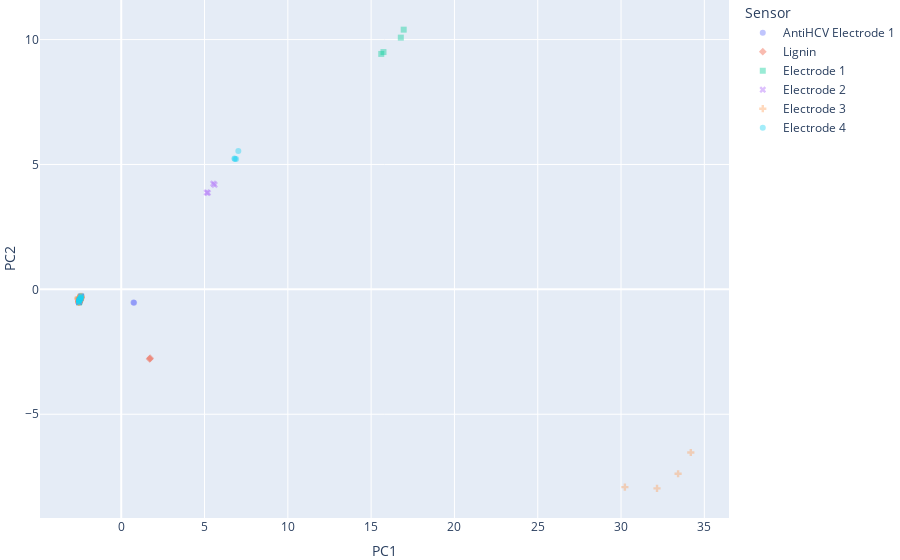

The notebook cell saved with this chart:
### Code cell
# 4.1 Customize 3D Scatter Plot

fig = px.scatter(df_scores, x='PC1', y='PC2', color='Sensor', symbol='Sensor', opacity=0.4)

# tight layout
fig.update_layout(margin=dict(l=0, r=0, b=0, t=0)) # left, right, bottom, top with zero margin

fig.show()

# https://plotly.com/python/templates/
# fig.update_layout(template='plotly_white')
# plotly, plotly_white, plotly_dark, ggplot2, seaborn, simple_white, none

### Figure 1 — Plotly figure (JSON) as saved in the notebook; plotly's stock layout.template omitted (floating-point values rounded to 4 significant figures)
{"data": [{"hovertemplate": "Sensor=AntiHCV Electrode 1<br>PC1=%{x}<br>PC2=%{y}<extra></extra>", "legendgroup": "AntiHCV Electrode 1", "marker": {"color": "#636efa", "opacity": 0.4, "symbol": "circle"}, "mode": "markers", "name": "AntiHCV Electrode 1", "orientation": "v", "showlegend": true, "type": "scatter", "x": [-2.544, -2.542, -2.527, -2.526, -2.496, -2.494, -2.471, -2.469, 0.7348, 0.7709, -2.42, -2.419], "xaxis": "x", "y": [-0.4977, -0.493, -0.4508, -0.4458, -0.4257, -0.4209, -0.3912, -0.3865, -0.5215, -0.5406, -0.3224, -0.3177], "yaxis": "y"}, {"hovertemplate": "Sensor=Lignin<br>PC1=%{x}<br>PC2=%{y}<extra></extra>", "legendgroup": "Lignin", "marker": {"color": "#EF553B", "opacity": 0.4, "symbol": "diamond"}, "mode": "markers", "name": "Lignin", "orientation": "v", "showlegend": true, "type": "scatter", "x": [-2.542, -2.541, -2.535, -2.534, -2.496, -2.494, -2.471, -2.469, 1.735, 1.702, -2.42, -2.419], "xaxis": "x", "y": [-0.4996, -0.4946, -0.4395, -0.4349, -0.4257, -0.4209, -0.3912, -0.3865, -2.759, -2.786, -0.3224, -0.3177], "yaxis": "y"}, {"hovertemplate": "Sensor=Electrode 1<br>PC1=%{x}<br>PC2=%{y}<extra></extra>", "legendgroup": "Electrode 1", "marker": {"color": "#00cc96", "opacity": 0.4, "symbol": "square"}, "mode": "markers", "name": "Electrode 1", "orientation": "v", "showlegend": true, "type": "scatter", "x": [-2.53, -2.53, -2.529, -2.516, -2.531, -2.531, -2.53, -2.517, -2.496, -2.496, -2.494, -2.482, -2.471, -2.471, -2.469, -2.457, 16.78, 15.61, 15.74, 16.95, -2.42, -2.42, -2.419, -2.406], "xaxis": "x", "y": [-0.5177, -0.5161, -0.512, -0.47, -0.4467, -0.4466, -0.4422, -0.3992, -0.4257, -0.4252, -0.4209, -0.3781, -0.3912, -0.3908, -0.3865, -0.3437, 10.08, 9.426, 9.5, 10.4, -0.3224, -0.322, -0.3177, -0.2749], "yaxis": "y"}, {"hovertemplate": "Sensor=Electrode 2<br>PC1=%{x}<br>PC2=%{y}<extra></extra>", "legendgroup": "Electrode 2", "marker": {"color": "#ab63fa", "opacity": 0.4, "symbol": "x"}, "mode": "markers", "name": "Electrode 2", "orientation": "v", "showlegend": true, "type": "scatter", "x": [-2.542, -2.542, -2.54, -2.528, -2.531, -2.53, -2.529, -2.517, -2.496, -2.496, -2.494, -2.482, -2.471, -2.471, -2.469, -2.457, 5.524, 5.136, 5.199, 5.603, -2.42, -2.42, -2.419, -2.406], "xaxis": "x", "y": [-0.5001, -0.4997, -0.4956, -0.4531, -0.446, -0.446, -0.4415, -0.3982, -0.4257, -0.4252, -0.4209, -0.3781, -0.3912, -0.3908, -0.3865, -0.3437, 4.235, 3.877, 3.864, 4.188, -0.3224, -0.322, -0.3177, -0.2749], "yaxis": "y"}, {"hovertemplate": "Sensor=Electrode 3<br>PC1=%{x}<br>PC2=%{y}<extra></extra>", "legendgroup": "Electrode 3", "marker": {"color": "#FFA15A", "opacity": 0.4, "symbol": "cross"}, "mode": "markers", "name": "Electrode 3", "orientation": "v", "showlegend": true, "type": "scatter", "x": [-2.538, -2.538, -2.536, -2.522, -2.579, -2.582, -2.584, -2.572, -2.496, -2.496, -2.494, -2.482, -2.471, -2.471, -2.469, -2.457, 30.23, 32.16, 33.42, 34.19, -2.42, -2.42, -2.419, -2.406], "xaxis": "x", "y": [-0.5058, -0.5059, -0.5029, -0.4611, -0.3757, -0.3701, -0.3621, -0.317, -0.4257, -0.4252, -0.4209, -0.3781, -0.3912, -0.3908, -0.3865, -0.3437, -7.918, -7.966, -7.381, -6.53, -0.3224, -0.322, -0.3177, -0.2749], "yaxis": "y"}, {"hovertemplate": "Sensor=Electrode 4<br>PC1=%{x}<br>PC2=%{y}<extra></extra>", "legendgroup": "Electrode 4", "marker": {"color": "#19d3f3", "opacity": 0.4, "symbol": "circle"}, "mode": "markers", "name": "Electrode 4", "orientation": "v", "showlegend": true, "type": "scatter", "x": [-2.543, -2.543, -2.542, -2.529, -2.531, -2.531, -2.53, -2.517, -2.496, -2.496, -2.494, -2.482, -2.471, -2.471, -2.469, -2.457, 6.895, 6.822, 6.793, 7.029, -2.42, -2.42, -2.419, -2.406], "xaxis": "x", "y": [-0.4984, -0.498, -0.4938, -0.4513, -0.4451, -0.445, -0.4409, -0.3982, -0.4257, -0.4252, -0.4209, -0.3781, -0.3912, -0.3908, -0.3865, -0.3437, 5.224, 5.216, 5.242, 5.538, -0.3224, -0.322, -0.3177, -0.2749], "yaxis": "y"}], "layout": {"legend": {"title": {"text": "Sensor"}, "tracegroupgap": 0}, "margin": {"b": 0, "l": 0, "r": 0, "t": 0}, "xaxis": {"anchor": "y", "domain": [0, 1], "title": {"text": "PC1"}}, "yaxis": {"anchor": "x", "domain": [0, 1], "title": {"text": "PC2"}}}}
